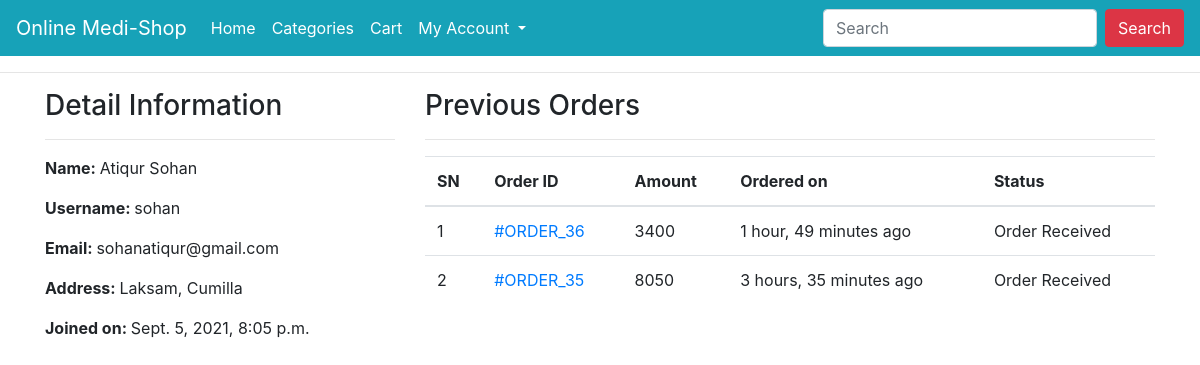
The app's page /profile/ (signed in) with its own data.
### ecomapp/models.py (models this page shows, shortened)
class Customer(models.Model):
    user = models.OneToOneField(User, on_delete=models.CASCADE)
    full_name = models.CharField(max_length=200)
    address = models.CharField(max_length=200, null=True, blank=True)
    joined_on = models.DateTimeField(auto_now_add=True)

class Order(models.Model):
    cart = models.OneToOneField(Cart, on_delete=models.CASCADE)
    ordered_by = models.CharField(max_length=200)
    shipping_address = models.CharField(max_length=200)
    mobile = models.CharField(max_length=10)
    email = models.EmailField(null=True, blank=True)
    subtotal = models.PositiveIntegerField()
    discount = models.PositiveIntegerField()
    total = models.PositiveIntegerField()
    order_status = models.CharField(max_length=50, choices=ORDER_STATUS)
    created_at = models.DateTimeField(auto_now_add=True)
    payment_method = models.CharField(
        max_length=20, choices=METHOD, default="Cash On Delivery")
    payment_completed = models.BooleanField(
        default=False, null=True, blank=True)

### ecomapp/views.py (the view)
# urls.py: path("profile/", CustomerProfileView.as_view(), name="customerprofile"),
class CustomerProfileView(TemplateView):
    template_name = "customerprofile.html"
    def dispatch(self, request, *args, **kwargs):
        if request.user.is_authenticated and Customer.objects.filter(user=request.user).exists():
            pass
        else:
            return redirect("/login/?next=/profile/")
        return super().dispatch(request, *args, **kwargs)
    def get_context_data(self, **kwargs):
        context = super().get_context_data(**kwargs)
        customer = self.request.user.customer
        context['customer'] = customer
        orders = Order.objects.filter(cart__customer=customer).order_by("-id")
        context["orders"] = orders
        return context

### templates/customerprofile.html (shortened to what this page needs)
{% extends 'base.html' %}
{% block content %}
<div class="container">
    <div class="row">
        <div class="col-md-4">
            <h3>Detail Information</h3><hr>
            <p><span class="font-weight-bold">Name: </span> {{customer.full_name}}</p>
            <p><span class="font-weight-bold">Username: </span> {{customer.user.username}}</p>
            <p><span class="font-weight-bold">Email: </span> {{customer.user.email}}</p>
            <p><span class="font-weight-bold">Address: </span> {{customer.address}}</p>
            <p><span class="font-weight-bold">Joined on: </span> {{customer.joined_on}}</p>
        </div>
        <div class="col-md-8">
            <h3>Previous Orders</h3>
            <hr>
            <table class="table">
                <thead>
                    <tr>
                        <th>SN</th>
                        <th>Order ID</th>
                        <th>Amount</th>
                        <th>Ordered on</th>
                        <th>Status</th>
                    </tr>
                </thead>
                <tbody>
                    {% for ord in orders %}
                    <tr>
                        <td>{{forloop.counter}}</td>
                        <td><a href="{% url 'ecomapp:customerorderdetail' ord.pk %}"> #ORDER_{{ord.id}}</a></td>
                        <td>{{ord.total}}</td>
                        <td>{{ord.created_at|timesince}} ago</td>
                        <td>{{ord.order_status}}</td>
                    </tr>
                    {% endfor %}
                </tbody>
            </table>
        </div>
    </div>
</div>
{% endblock %}

### records on screen
Customer: full_name "Atiqur Sohan", user.username "sohan", user.email "sohanatiqur@gmail.com", address "Laksam, Cumilla", joined_on "Sept. 5, 2021, 8:05 p.m."
Order: id "36", total "3400", created_at "1 hour, 49 minutes", order_status "Order Received"
Order: id "35", total "8050", created_at "3 hours, 35 minutes", order_status "Order Received"
